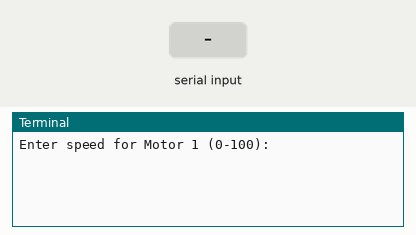
The program below on a simulated Raspberry Pi (BCM pin numbers). Shown: the last lines printed to the terminal. Inputs (shaded band) come from the test bench.

Above: at 1.2 s.
1.3 s: "5" typed at the terminal, then Enter
At 2.2 s:
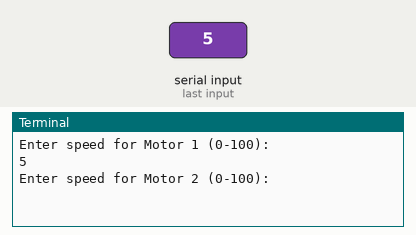
2.8 s: "90" typed at the terminal, then Enter
At 3.3 s:
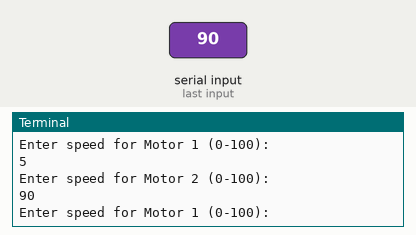

The program:

1_motor.py
```python
import RPi.GPIO as GPIO


GPIO.setmode(GPIO.BCM)

PIN_EN_STEP_1 = 22
PIN_MS1_STEP_1 = 16
PIN_MS2_STEP_1 = 26

PIN_DIR_STEP_1 = 5
PIN_STEP_1 = 6


PIN_EN_STEP_2 = 27
PIN_MS1_STEP_2 = 20
PIN_MS2_STEP_2 = 21

PIN_DIR_STEP_2 = 13
PIN_STEP_2 = 19


# Motor_1 config
GPIO.setup(PIN_STEP_1, GPIO.OUT)
GPIO.setup(PIN_DIR_STEP_1, GPIO.OUT)

GPIO.setup(PIN_EN_STEP_1, GPIO.OUT)
GPIO.setup(PIN_MS1_STEP_1, GPIO.OUT)
GPIO.setup(PIN_MS2_STEP_1, GPIO.OUT)


GPIO.output(PIN_EN_STEP_1, 0)
GPIO.output(PIN_DIR_STEP_1, 1)
GPIO.output(PIN_MS1_STEP_1, 1)
GPIO.output(PIN_MS2_STEP_1, 1)


# Motor_2 config
GPIO.setup(PIN_STEP_2, GPIO.OUT)
GPIO.setup(PIN_DIR_STEP_2, GPIO.OUT)

GPIO.setup(PIN_EN_STEP_2, GPIO.OUT)
GPIO.setup(PIN_MS1_STEP_2, GPIO.OUT)
GPIO.setup(PIN_MS2_STEP_2, GPIO.OUT)


GPIO.output(PIN_EN_STEP_2, 0)
GPIO.output(PIN_DIR_STEP_2, 0)
GPIO.output(PIN_MS1_STEP_2, 1)
GPIO.output(PIN_MS2_STEP_2, 1)


PWM1 = GPIO.PWM(PIN_STEP_1, 10) 	#starten 1Hz
PWM1.start(50) 					#DC 50%
PWM2 = GPIO.PWM(PIN_STEP_2, 10) 	#starten 1Hz
PWM2.start(50) 					#DC 50%

def set_motor_speed(motor_pwm, speed):
    motor_pwm.ChangeFrequency(speed)

def set_motor_direction(motor_dir, direction):
    GPIO.output(motor_dir, direction)

def stop_motors():
    GPIO.cleanup()

try:
    while True:
        speed_1 = float(input("Enter speed for Motor 1 (0-100): "))
        speed_2 = float(input("Enter speed for Motor 2 (0-100): "))

        set_motor_speed(PWM1, speed_1)
        set_motor_speed(PWM2, speed_2)

except KeyboardInterrupt:
    stop_motors()
```

Measured:
- after the input at 1.3 s, the terminal: prints a new line at once (image 1)
- after the input at 2.8 s, the terminal: prints a new line at once (image 2)
